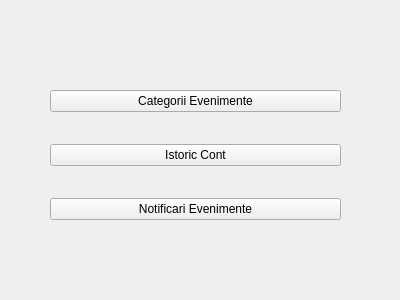
<?xml version="1.0" encoding="UTF-8"?>
<ui version="4.0">
 <class>SecondWindow</class>
 <widget class="QWidget" name="SecondWindow">
  <property name="geometry">
   <rect>
    <x>0</x>
    <y>0</y>
    <width>400</width>
    <height>300</height>
   </rect>
  </property>
  <property name="windowTitle">
   <string>Form</string>
  </property>
  <widget class="QWidget" name="layoutWidget">
   <property name="geometry">
    <rect>
     <x>50</x>
     <y>90</y>
     <width>291</width>
     <height>130</height>
    </rect>
   </property>
   <layout class="QVBoxLayout" name="verticalLayout">
    <item>
     <widget class="QPushButton" name="pushButton">
      <property name="text">
       <string>Categorii Evenimente</string>
      </property>
     </widget>
    </item>
    <item>
     <spacer name="verticalSpacer">
      <property name="orientation">
       <enum>Qt::Vertical</enum>
      </property>
      <property name="sizeHint" stdset="0">
       <size>
        <width>20</width>
        <height>40</height>
       </size>
      </property>
     </spacer>
    </item>
    <item>
     <widget class="QPushButton" name="pushButton_2">
      <property name="text">
       <string>Istoric Cont</string>
      </property>
     </widget>
    </item>
    <item>
     <spacer name="verticalSpacer_2">
      <property name="orientation">
       <enum>Qt::Vertical</enum>
      </property>
      <property name="sizeHint" stdset="0">
       <size>
        <width>20</width>
        <height>40</height>
       </size>
      </property>
     </spacer>
    </item>
    <item>
     <widget class="QPushButton" name="pushButton_3">
      <property name="text">
       <string>Notificari Evenimente</string>
      </property>
     </widget>
    </item>
   </layout>
  </widget>
 </widget>
 <resources/>
 <connections/>
</ui>
